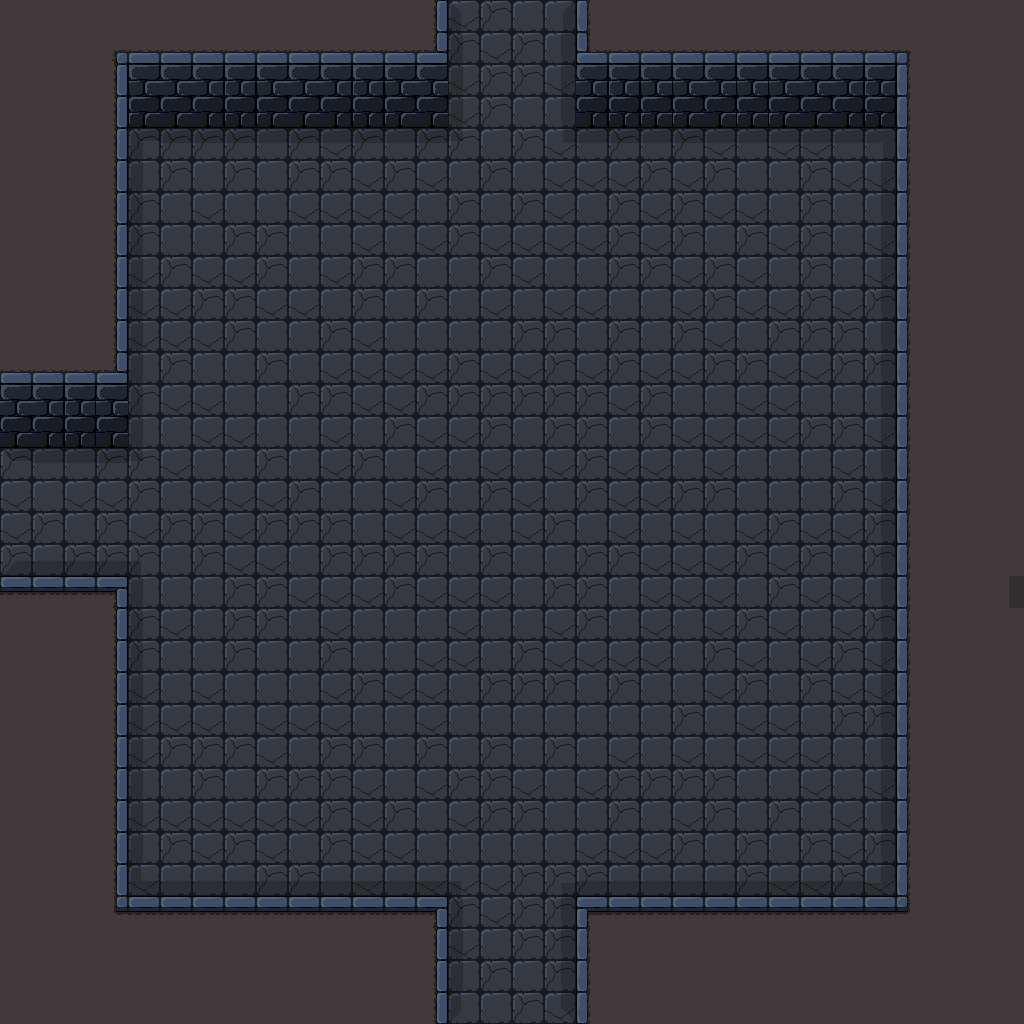

A 2D game scene composited from a Tiled map and its tileset images. What follows is a short description and the map's XML, with each tile layer's data collapsed to a summary:
An orthogonal 32x32 tile map with 32x32 px tiles, 2 tile layers (Tile Layer 1, Tile Layer 2) and 13 objects.

<map version="1.0" orientation="orthogonal" renderorder="right-down" width="32" height="32" tilewidth="32" tileheight="32" nextobjectid="20">
 <tileset firstgid="1" name="dungeon" tilewidth="32" tileheight="32" tilecount="64">
  <image source="../assets/Sprites/Worlds/dungeon.png" width="256" height="256" />
 </tileset>
 <layer name="Tile Layer 1" width="32" height="32">
  <data>[1024 cells, 1024 non-empty, 4 distinct tile ids]</data>
 </layer>
 <layer name="Tile Layer 2" width="32" height="32">
  <data>[1024 cells, 275 non-empty, 26 distinct tile ids]</data>
 </layer>
 <objectgroup name="Object Layer 1">
  <object id="1" x="896" y="53.3333" width="13.3333" height="857.333" />
  <object id="4" x="577.333" y="0" width="33.3333" height="89.3333" />
  <object id="5" x="576" y="53.3333" width="330.667" height="44" />
  <object id="6" x="114.667" y="49.3333" width="330.667" height="46.6667" />
  <object id="7" x="433.333" y="1.33333" width="13.3333" height="92" />
  <object id="9" x="98.6667" y="50.6667" width="25.3333" height="357.333" />
  <object id="10" x="5.33333" y="376" width="117.333" height="38.6667" />
  <object id="12" x="2.66667" y="577.333" width="122.667" height="21.3333" />
  <object id="13" x="110.667" y="585.333" width="14.6667" height="321.333" />
  <object id="15" x="114.667" y="897.333" width="330.667" height="13.3333" />
  <object id="16" x="436" y="913.333" width="10.6667" height="109.333" />
  <object id="17" x="576" y="900" width="13.3333" height="124" />
  <object id="19" x="580" y="900" width="328" height="12" />
 </objectgroup>
</map>
